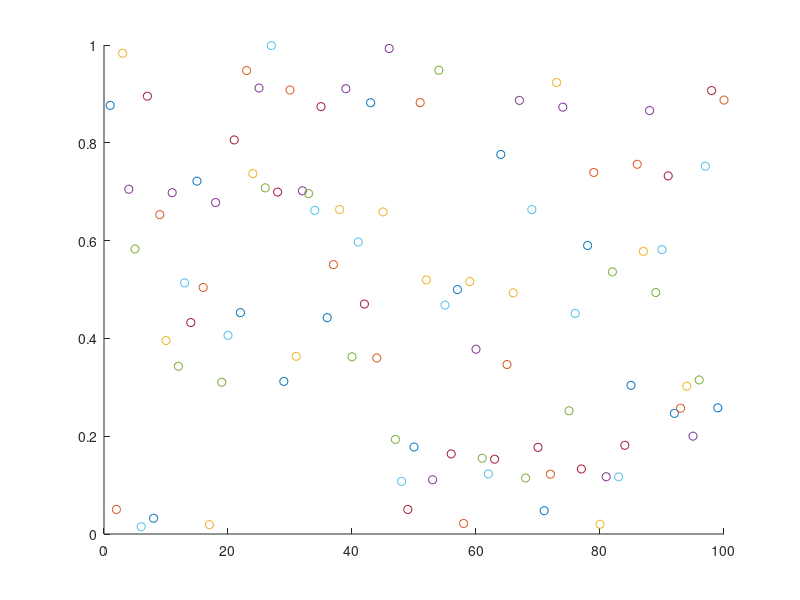

Reproduce this figure in MATLAB.
clearvars

hF = figure(11); clf
hA = axes('parent', hF);
hold(hA, 'on')

N = 100;
y = rand(N, 1);
x = 1:N;

for n = 1:N
    plot(hA, x(n), y(n), '-o')
    pause(0.3)
end